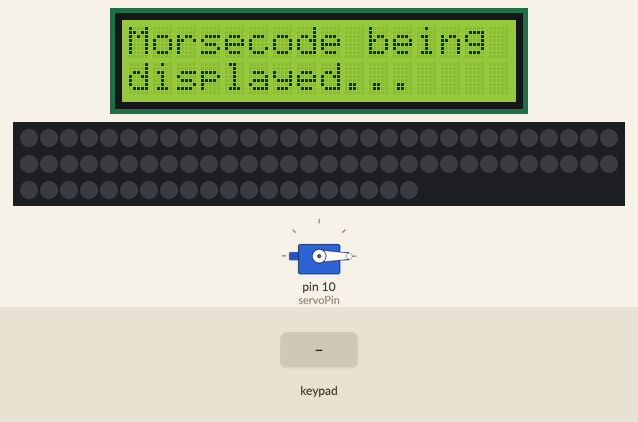
This sketch was run on a simulated Arduino Uno, built with avr-gcc and run on an emulated ATmega328P. Parts: 16×2 character LCD, servo, 80 RGB LEDs in strip order, left to right, continuing on the next row. Inputs (shaded band) come from the test bench. Dim RGB values are drawn brighter than linear; the strip is taken to match the declared colour order; random numbers use the default seed unless the sketch sets one.

Above: at 3.4 s.
At 14.0 s:
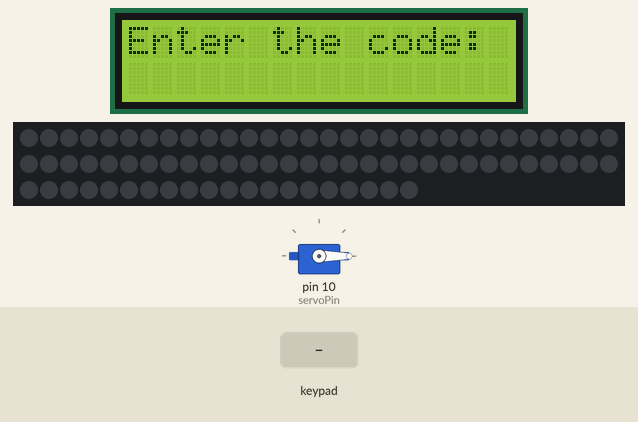
14.1 s: keypad keys 2 3 4 5 * pressed 0.4 s apart
At 16.7 s:
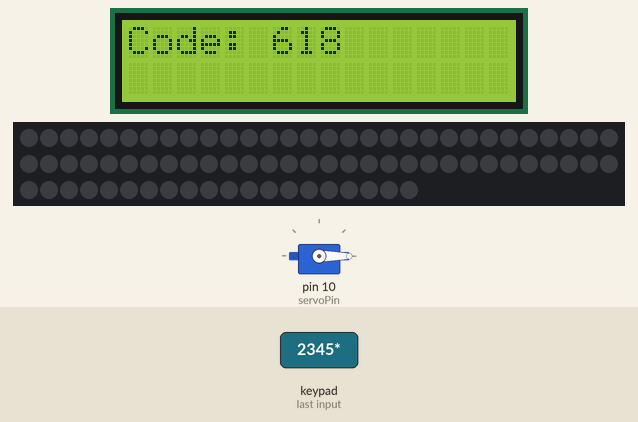
19.1 s: key 'D' pressed
At 19.4 s:
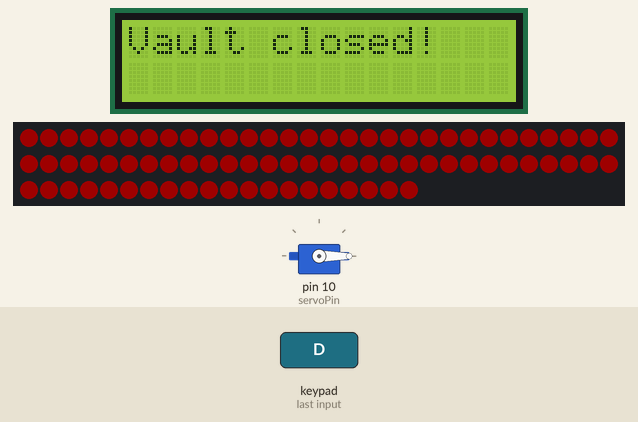
Timing chart, 0 to 22.1 s (numbered marks = the images above; inputs shaded):
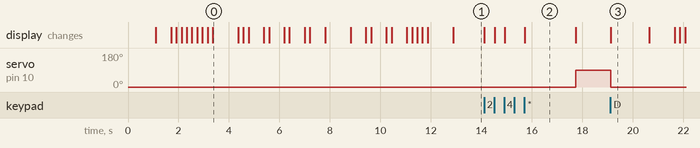

Measured:
- after the input at 14.1 s, servo on pin 10 (servoPin): 0° → 90° after 3.6 s; the display: first changes at once (image 2 shows a later state)
- after the input at 19.1 s, servo on pin 10 (servoPin): 90° → 0° at once; the display: changes at once (image 3)
- what the display in image 0 shows lasts 1.0 s, from 3.4 s to 4.4 s
- what the display in image 2 shows lasts 2.0 s, from 15.7 s to 17.7 s
- what the display in image 3 shows lasts 1.5 s, from 19.1 s to 20.6 s

The sketch:

Quby_morsecode.ino
```cpp
#include <Keypad.h>
#include <LiquidCrystal_I2C.h>
#include <Adafruit_NeoPixel.h>
#include <Servo.h>

// -------------------- Tastenfeld Setup --------------------
const byte ROWS = 4;
const byte COLS = 4;
char keys[ROWS][COLS] = {
  { '1', '2', '3', 'A' },
  { '4', '5', '6', 'B' },
  { '7', '8', '9', 'C' },
  { '*', '0', '#', 'D' }
};
byte rowPins[ROWS] = { 2, 3, 4, 5 };
byte colPins[COLS] = { 6, 7, 8, 9 };
Keypad keypad = Keypad(makeKeymap(keys), rowPins, colPins, ROWS, COLS);

// -------------------- LCD Setup --------------------
LiquidCrystal_I2C lcd(0x27, 16, 2);

// -------------------- Servo Setup --------------------
Servo myServo;
const int servoPin = 10;
const int SERVO_ON_ANGLE = 90;
const int SERVO_OFF_ANGLE = 0;

// -------------------- NeoPixel Setup --------------------
#define NUMPIXELS 80
#define LED_PIN 11
Adafruit_NeoPixel strip(NUMPIXELS, LED_PIN, NEO_RGBW + NEO_KHZ800);

// -------------------- Variablen --------------------
String secretCode = "";
String userInput = "";
bool vaultOpen = false;

// Morsecode-Mapping (nur Zahlen 0-9)
String morseMap[10] = {
  "-----",  //0
  ".----",  //1
  "..---",  //2
  "...--",  //3
  "....-",  //4
  ".....",  //5
  "-....",  //6
  "--...",  //7
  "---..",  //8
  "----."   //9
};

// -------------------- Funktion: Morsecode anzeigen --------------------
void showMorseCode(String code) {
  // LCD zeigt Morsecode-Hinweis
  lcd.clear();
  lcd.setCursor(0, 0);
  lcd.print("Morsecode being");
  lcd.setCursor(0, 1);
  lcd.print("displayed...");

  delay(1000);

  for (int i = 0; i < code.length(); i++) {
    char digit = code[i];
    String morse = morseMap[digit - '0'];

    for (int j = 0; j < morse.length(); j++) {
      if (morse[j] == '.') {
        strip.fill(strip.Color(255, 255, 255)); // Weißer Punkt
        strip.show();
        delay(200);
      } else if (morse[j] == '-') {
        strip.fill(strip.Color(255, 255, 255)); // Weißer Strich
        strip.show();
        delay(600);
      }
      strip.clear();
      strip.show();
      delay(200); // Pause zwischen Zeichen
    }
    delay(800); // Pause zwischen Zahlen
  }

  // Nach der Anzeige zur Eingabe auffordern
  lcd.clear();
  lcd.setCursor(0, 0);
  lcd.print("Enter the code:");
}

// -------------------- Funktion: Geheimcode generieren --------------------
void generateSecretCode() {
  secretCode = "";
  int digits[10] = {0,1,2,3,4,5,6,7,8,9};
  for (int i = 9; i > 0; i--) {
    int j = random(0, i + 1);
    int temp = digits[i];
    digits[i] = digits[j];
    digits[j] = temp;
  }
  for (int i = 0; i < 3; i++) {
    secretCode += String(digits[i]);
  }
}

// -------------------- Setup --------------------
void setup() {
  randomSeed(analogRead(0));
  lcd.init();
  lcd.backlight();

  myServo.attach(servoPin);
  myServo.write(SERVO_OFF_ANGLE);

  strip.begin();
  strip.setBrightness(30);
  strip.clear();
  strip.show();

  Serial.begin(9600);

  generateSecretCode();       // Zufälliger 3-stelliger Code
  showMorseCode(secretCode);  // Beim Start anzeigen
}

// -------------------- Loop --------------------
void loop() {
  char key = keypad.getKey();
  if (key) {
    // Zifferntaste gedrückt
    if (key >= '0' && key <= '9') {
      if (userInput.length() < 3) {
        userInput += key;
        lcd.clear();
        lcd.setCursor(0, 0);
        lcd.print("Input: " + userInput);
      }
    }

    // Taste A: Code überprüfen
    else if (key == 'A') {
      lcd.clear();
      lcd.setCursor(0, 0);
      if (userInput == secretCode) {
        lcd.print("Correct!");
        delay(1000);
        lcd.clear();
        lcd.setCursor(0, 0);
        lcd.print("Vault is");
        lcd.setCursor(0, 1);
        lcd.print("now open");

        vaultOpen = true;
        myServo.write(SERVO_ON_ANGLE);
        strip.fill(strip.Color(255, 0, 0)); // Grün bei Erfolg
        strip.show();
      } else {
        lcd.print("Wrong code!");
        strip.fill(strip.Color(0, 255, 0)); // Rot bei Fehler
        strip.show();
        delay(2000);
        strip.clear();
        strip.show();
      }
      userInput = "";
    }

    // Taste #: Morsecode erneut anzeigen
    else if (key == '#') {
      showMorseCode(secretCode);
    }

    // Taste *: Lösung anzeigen und Tresor öffnen
    else if (key == '*') {
      lcd.clear();
      lcd.setCursor(0, 0);
      lcd.print("Code: " + secretCode);
      delay(2000);
      lcd.clear();
      lcd.setCursor(0, 0);
      lcd.print("Vault is");
      lcd.setCursor(0, 1);
      lcd.print("now open");

      vaultOpen = true;
      myServo.write(SERVO_ON_ANGLE);
      strip.fill(strip.Color(255, 0, 0)); // Grün
      strip.show();
    }

    // Taste D: Tresor schließen & Code zurücksetzen
    else if (key == 'D') {
      myServo.write(SERVO_OFF_ANGLE);
      vaultOpen = false;
      generateSecretCode();          // Neuer Code
      lcd.clear();
      lcd.setCursor(0, 0);
      lcd.print("Vault closed!");
      delay(1500);
      showMorseCode(secretCode);     // Morsecode neu anzeigen
    }
  }
}
```
